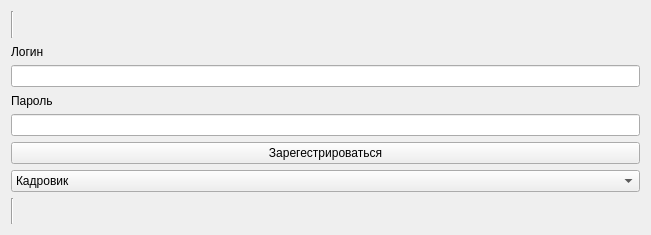
<?xml version="1.0" encoding="UTF-8"?>
<ui version="4.0">
 <class>Registration</class>
 <widget class="QWidget" name="Registration">
  <property name="geometry">
   <rect>
    <x>0</x>
    <y>0</y>
    <width>651</width>
    <height>235</height>
   </rect>
  </property>
  <property name="windowTitle">
   <string>Registration</string>
  </property>
  <layout class="QVBoxLayout" name="verticalLayout">
   <item>
    <widget class="Line" name="line">
     <property name="orientation">
      <enum>Qt::Vertical</enum>
     </property>
    </widget>
   </item>
   <item>
    <widget class="QLabel" name="label">
     <property name="maximumSize">
      <size>
       <width>70</width>
       <height>15</height>
      </size>
     </property>
     <property name="text">
      <string>Логин</string>
     </property>
    </widget>
   </item>
   <item>
    <widget class="QLineEdit" name="line_login"/>
   </item>
   <item>
    <widget class="QLabel" name="label_2">
     <property name="maximumSize">
      <size>
       <width>70</width>
       <height>15</height>
      </size>
     </property>
     <property name="text">
      <string>Пароль</string>
     </property>
    </widget>
   </item>
   <item>
    <widget class="QLineEdit" name="line_password">
     <property name="echoMode">
      <enum>QLineEdit::Password</enum>
     </property>
    </widget>
   </item>
   <item>
    <widget class="QPushButton" name="btn_register">
     <property name="text">
      <string>Зарегестрироваться</string>
     </property>
    </widget>
   </item>
   <item>
    <widget class="QComboBox" name="combo_role">
     <item>
      <property name="text">
       <string>Кадровик</string>
      </property>
     </item>
     <item>
      <property name="text">
       <string>Бугхалтер</string>
      </property>
     </item>
    </widget>
   </item>
   <item>
    <widget class="Line" name="line_2">
     <property name="orientation">
      <enum>Qt::Vertical</enum>
     </property>
    </widget>
   </item>
  </layout>
 </widget>
 <resources/>
 <connections/>
</ui>
